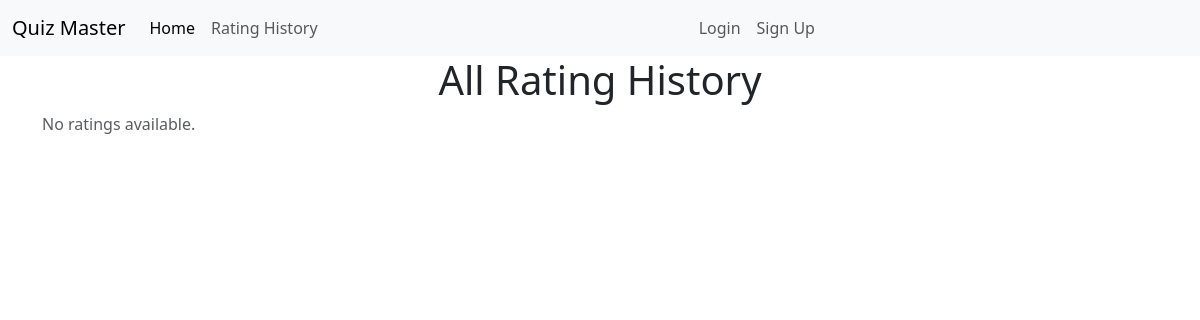
Page /rating_history/ on the earlier database version.
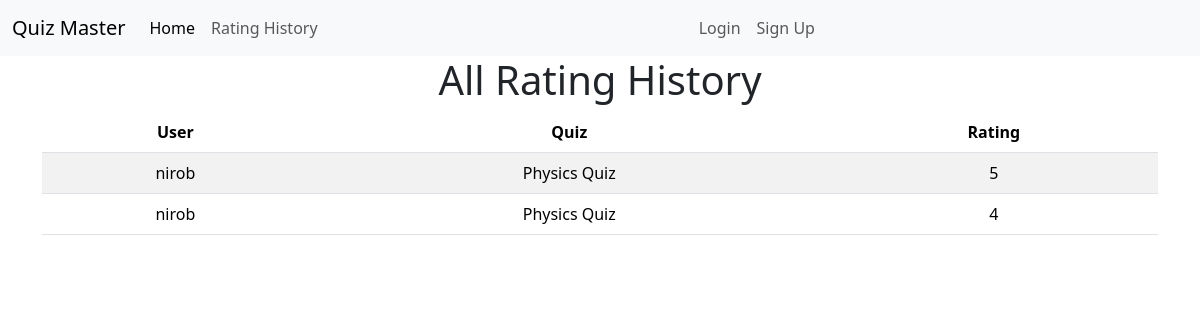
Same page on the later database version.
### quizzes/models.py (models this page shows, shortened)
class QuizRating(models.Model):
    user = models.ForeignKey(User, on_delete=models.CASCADE)
    quiz = models.ForeignKey(Quiz, on_delete=models.CASCADE)
    rating = models.PositiveIntegerField(
        validators=[MinValueValidator(1), MaxValueValidator(5)])

class Quiz(models.Model):
    title = models.CharField(max_length=255)
    description = models.TextField()
    category = models.ForeignKey(Category, on_delete=models.CASCADE)
    has_time_limit = models.BooleanField(default=False)

### core/views.py (the view)
# urls.py: path('rating_history/', rating_history, name='rating_history'),
def rating_history(request):
    all_ratings = QuizRating.objects.all()
    context = {
        'all_ratings': all_ratings,
    }
    return render(request, 'rating_history.html', context)

### core/templates/rating_history.html
{% extends 'base.html' %}
{% block content %}
<h1 class="text-center">All Rating History</h1>
<div class="container">
    {% if all_ratings %}
    <table class="table table-striped table-hover text-center">
        <thead class="thead-dark">
            <tr>
                <th scope="col">User</th>
                <th scope="col">Quiz</th>
                <th scope="col">Rating</th>
            </tr>
        </thead>
        <tbody>
            {% for rating in all_ratings %}
            <tr>
                <td>{{ rating.user.username }}</td>
                <td>{{ rating.quiz.title }}</td>
                <td>{{ rating.rating }}</td>
            </tr>
            {% endfor %}
        </tbody>
    </table>
    {% else %}
    <p class="text-muted">No ratings available.</p>
    {% endif %}
</div>
{% endblock %}

### core/templates/base.html (shortened to what this page needs)
<!doctype html>
<html lang="en">
<head>
    <link href="https://cdn.jsdelivr.net/npm/bootstrap@5.3.2/dist/css/bootstrap.min.css" rel="stylesheet"
>
    {% load static %}
</head>
<body>
    {% include 'navbar.html' %}
    {% block content %}
    {% endblock %}
</body>
</html>

### core/templates/navbar.html (shortened to what this page needs)
<nav class="navbar navbar-expand-lg bg-body-tertiary">
    <div class="container-fluid">
        <a class="navbar-brand" href="{% url 'home' %}">Quiz Master</a>
        <div class="collapse navbar-collapse" id="navbarSupportedContent">
            <ul class="navbar-nav me-auto mb-2 mb-lg-0">
                <li class="nav-item">
                    <a class="nav-link active" aria-current="page" href="{% url 'home' %}">Home</a>
                </li>
                <li class="nav-item">
                    <a class="nav-link" href="{% url 'rating_history' %}">Rating History</a>
                </li>
            </ul>
        </div>
        <div class="collapse navbar-collapse" id="navbarSupportedContent">
            <ul class="navbar-nav me-auto mb-2 mb-lg-0">
                {% if user.is_authenticated %}
                <div class="nav-item">
                    <a class="nav-link" href="{% url 'quiz_history' user.username %}">Quiz History</a>
                </div>
                <div class="nav-item">
                    <a class="nav-link" href="{% url 'leaderboard' %}">Leaderboard</a>
                </div>
                <li class="nav-item">
                    <a class="nav-link" href="{% url 'privacy_settings' %}">Privacy Settings</a>
                </li>
                <li class="nav-item">
                    <a class="nav-link" href="{% url 'logout' %}">Logout</a>
                </li>
                {% else %}
                <li class="nav-item">
                    <a class="nav-link" href="{% url 'login' %}">Login</a>
                </li>
                <li class="nav-item">
                    <a class="nav-link" href="{% url 'signup' %}">Sign Up</a>
                </li>
                {% endif %}
            </ul>
        </div>
    </div>
</nav>

Differences in the rows shown:
added QuizRating: user.username "nirob", quiz "Physics Quiz", rating "5"
added QuizRating: user.username "nirob", quiz "Physics Quiz", rating "4"
Other differences:
text no longer shown: "No ratings available."
text now shown: "User Quiz Rating"
